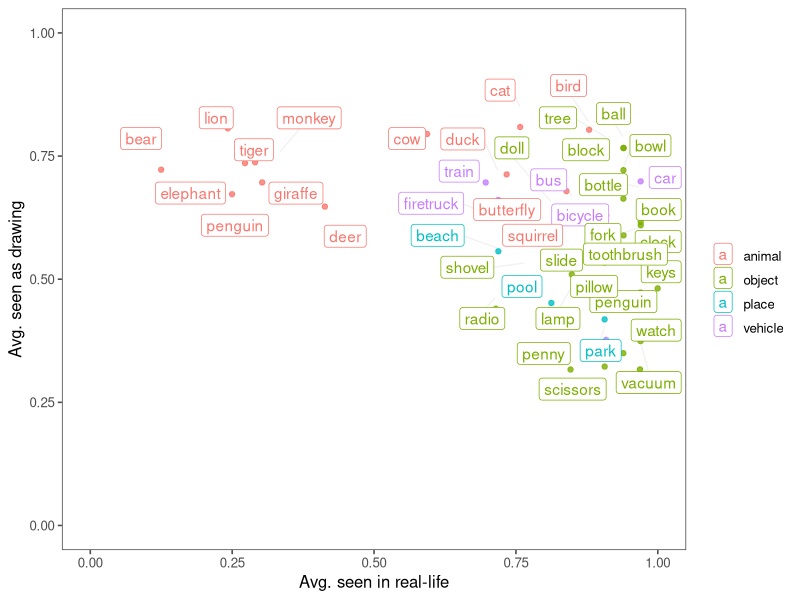
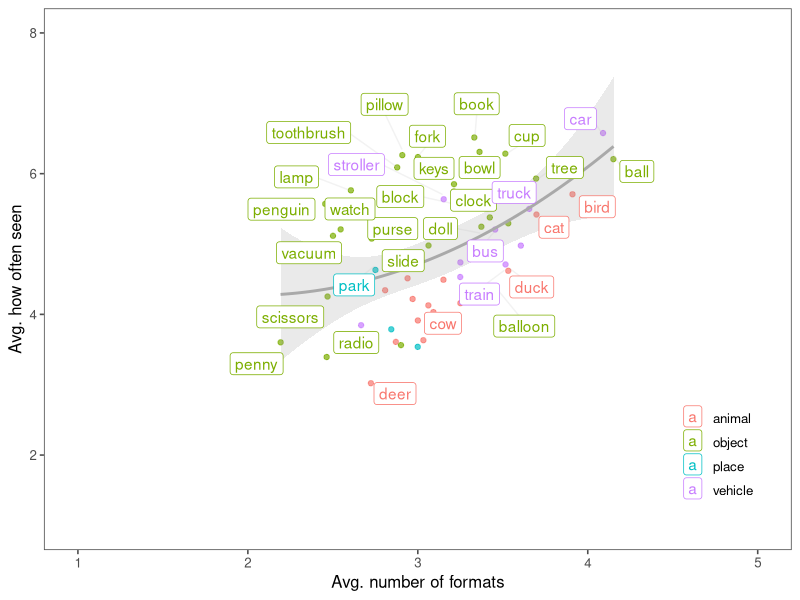
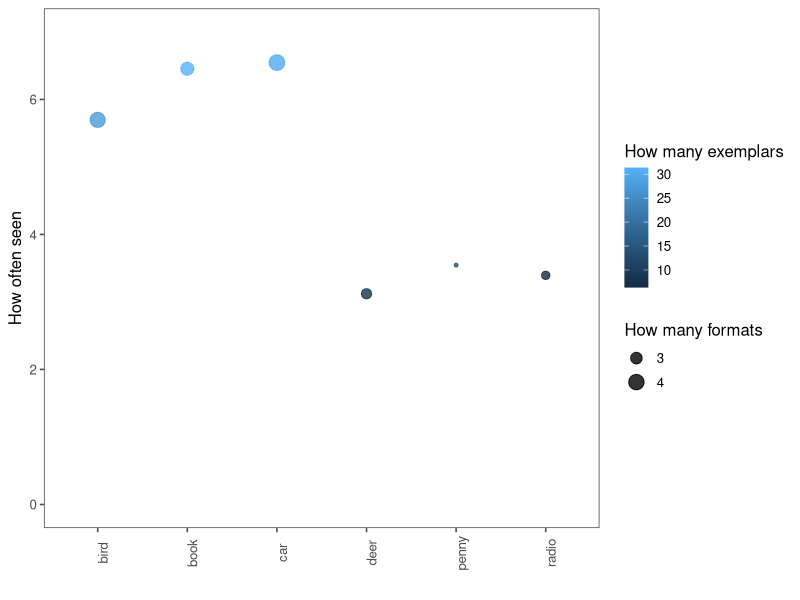
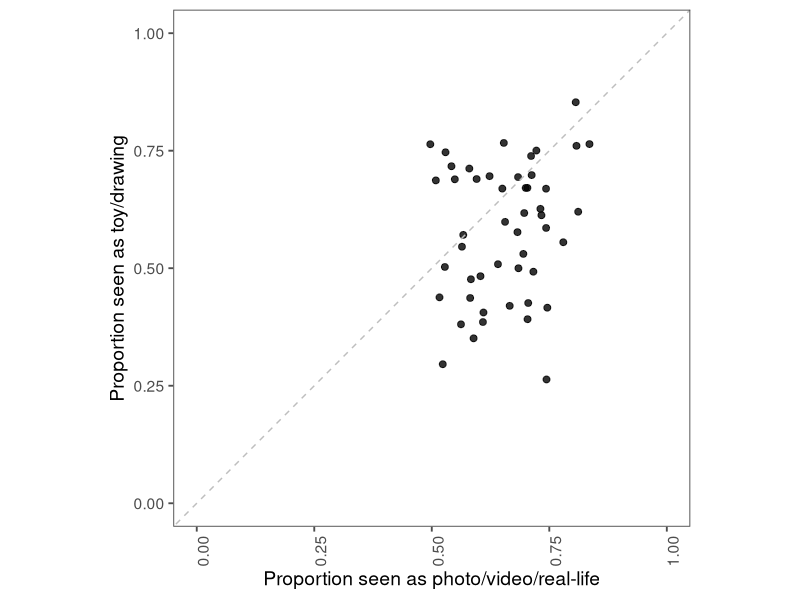
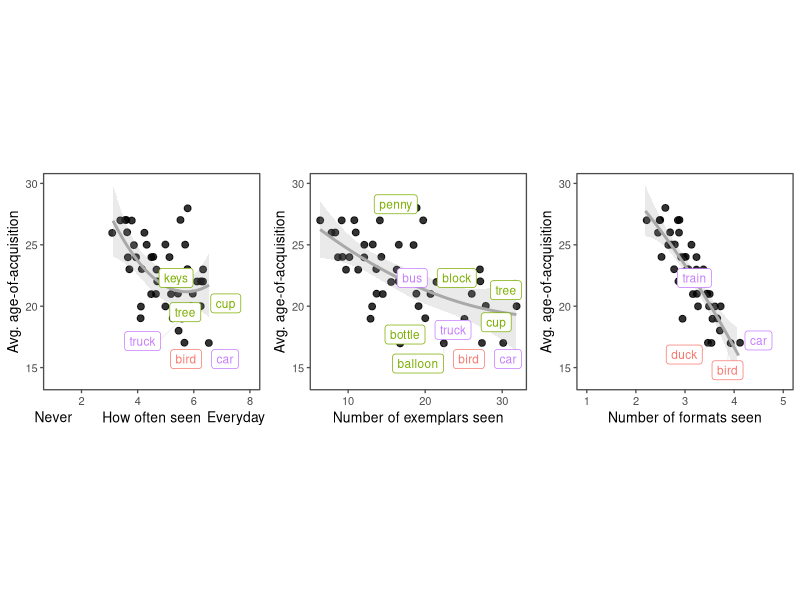
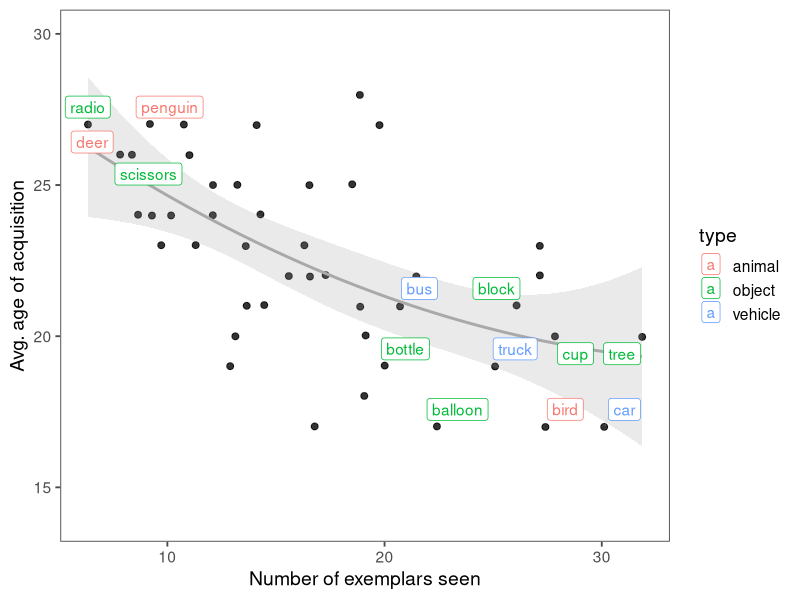
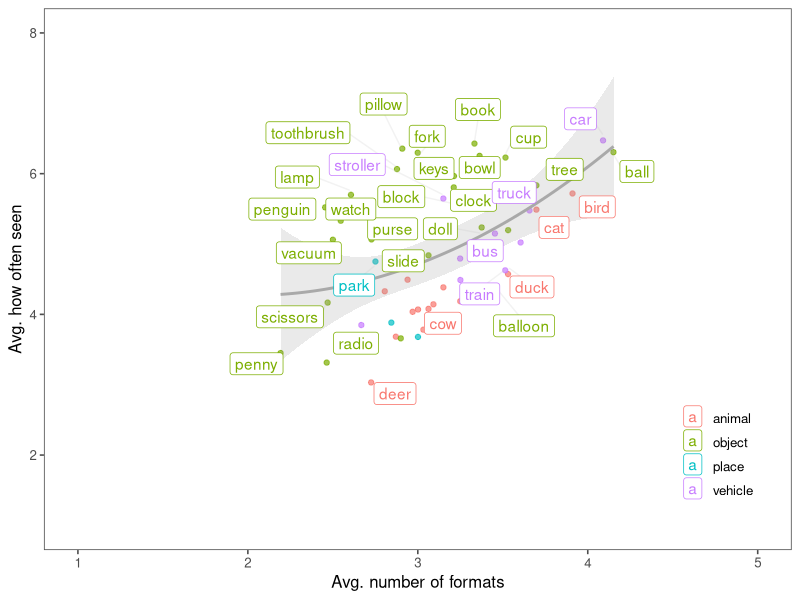
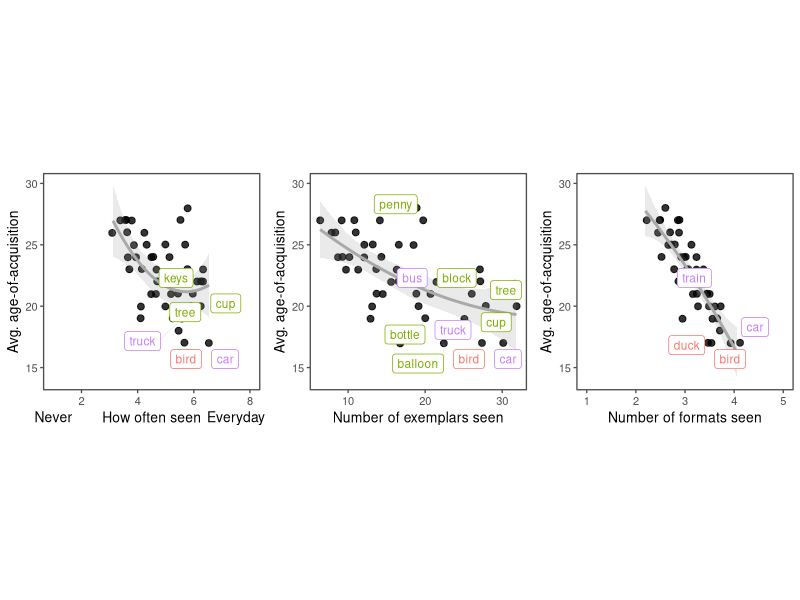

Here is the R script that generated these plots, in order:
## ---- chunk 1
library(tidyverse)
library(here)
library(ggthemes)
library(knitr)
library(egg)
library(assertthat)
## ---- chunk 2
raw_data = read_csv(here('data','vedi_pilot','Visual Experience Development Survey_March 30, 2021_17.49.csv'))

## ---- chunk 3
meta <- read_csv(here::here('data/vedi_pilot/category_metadata.csv')) %>%
  as_tibble()
## ---- chunk 4
aoa <- read_csv(here::here('data/vedi_pilot/VEDI_AoAs.csv')) %>%
  as_tibble() %>%
  select(aoa, definition) %>%
  rename(category = definition)
## ---- chunk 5
question_names <- raw_data %>%
  select(contains('_Q')) %>%
  filter(row_number()==1)  

question_type <- question_names %>%
  gather(key = question_id, value = question_text) %>%
  mutate(question_type = case_when(str_detect(question_text,'How often has your child seen') ~ "how_often",
                                   str_detect(question_text,'In what formats has your child seen')  ~ "different_formats", 
                                   str_detect(question_text,'How many different')  ~ "how_many")) %>%
  mutate(category = str_split_fixed(question_text,' -',2)[,1]) %>%
  left_join(meta)

d <- raw_data %>%
  filter(DistributionChannel != 'preview') %>% # not preview
  filter(Finished == 'True') %>%
  filter(Q8 == "Yes") %>% # positive consent
  mutate(childs_age = Q16) %>%
  select(childs_age, ResponseId,contains('_Q')) %>%
  gather(key = question_id, value = response, -childs_age, -ResponseId) %>%
  left_join(question_type, by = c("question_id")) %>%
  select(-category) %>%
  rename(category = category_short)
## ---- chunk 6
assertthat::assert_that(sum(is.na(d$category))==0)
## ---- chunk 7
how_often_summary <- d %>%
  filter(question_type == 'how_often') %>%
  filter(!is.na(response)) %>%
  mutate(how_often_numeric= case_when(response == 'Never' ~ 0, 
                                      response == 'Once or twice' ~ 1, 
                                      response == 'A few times' ~ 2, 
                                      response == 'Every few months' ~ 3, 
                                      response == 'Monthly' ~ 4, 
                                      response == 'Weekly' ~ 5, 
                                      response == 'Daily' ~ 6, 
                                      response == 'Multiple times a day' ~ 7
                                      )) %>%
  group_by(category, type) %>%
  dplyr::summarize(how_often_avg = mean(how_often_numeric)) 
## ---- chunk 8
how_many_summary <- d %>%
  filter(question_type == 'how_many') %>%
  filter(!is.na(response)) %>%
  mutate(how_many_numeric= case_when(response == '0' ~ 0, 
                                      response == '1' ~ 1, 
                                      response == '2' ~ 2, 
                                      response == '<5' ~ 3, 
                                      response == '<10' ~ 7.5, 
                                      response == '<25' ~ 17.5, 
                                      response == '25 or more' ~ 40
                                      )) %>%
  group_by(category,type) %>%
  dplyr::summarize(how_many_avg = mean(how_many_numeric)) 

## ---- chunk 9
formats <- d %>%
  filter(question_type == 'different_formats') %>%
  filter(!is.na(response)) %>%
  mutate(seen_drawing = str_detect(response,'A drawing')) %>%
  mutate(seen_toy = str_detect(response,'A toy')) %>%
  mutate(seen_photo = str_detect(response,'A photo')) %>%
  mutate(seen_video = str_detect(response,'A video')) %>%
  mutate(seen_life = str_detect(response,'In real life')) 

diff_formats_summary <- formats %>%
  group_by(category) %>%
  summarize(seen_toy_avg = mean(seen_toy), seen_drawing_avg = mean(seen_drawing), seen_photo_avg = mean(seen_photo), seen_video_avg = mean(seen_video), seen_real_life_avg = mean(seen_life)) %>%
  ungroup() %>%
  mutate(categories = fct_reorder(category, seen_real_life_avg, .desc=TRUE))
  
format_count <- formats %>%
  group_by(ResponseId, category, type) %>%
  summarize(count_formats = sum(seen_drawing + seen_toy + seen_photo + seen_video + seen_life)) %>%
  group_by(category, type) %>%
  summarize(avg_num_formats = mean(count_formats))
## ---- chunk 10
real_life_by_cat <- formats %>%
  group_by(category, type) %>%
  summarize(avg_real_life = mean(seen_life), avg_seen_drawing = mean(seen_drawing)) 

often_by_cat <- how_often_summary %>%
  group_by(category, type) %>%
  summarize(how_often = mean(how_often_avg)) %>%
  left_join(real_life_by_cat)

ggplot(often_by_cat, aes(x=avg_real_life, y=avg_seen_drawing, color=type, label=category)) + 
  geom_jitter(height=.1, alpha=.8) +
  theme_few(base_size=12) +
  ylim(0,1) +
  xlim(0,1) +
  xlab('Avg. seen in real-life') +
  ylab('Avg. seen as drawing') +
  scale_color_discrete(name="") +
  ggrepel::geom_label_repel(segment.colour="grey", segment.alpha =.2) 

  # scale_size_continuous(name='How often seen', range=c(1,8))

## ---- chunk 11
experience_raw <- how_often_summary %>%
  left_join(format_count) %>% 
  left_join(how_many_summary) %>%
  mutate(category = fct_reorder(category, how_often_avg, .desc=TRUE)) 
  
experience_summary <- experience_raw %>%
  distinct(category,type, avg_num_formats, how_often_avg, how_many_avg) 
## ---- chunk 12
# couldn't get axis labels working
# library(grid)
# text_high <- textGrob("Everday", gp=gpar(fontsize=11))
# text_low <- textGrob("Never", gp=gpar(fontsize=11))

ggplot(experience_summary, aes(x=avg_num_formats, y=how_often_avg, color=type, label=category)) + 
  geom_jitter(height=.1, alpha=.7) +
  theme_few() + 
  ylab('Avg. how often seen') +
  ylim(1,8) +
  xlim(1,5) +
  xlab('Avg. number of formats') +
  geom_smooth(span=10, alpha=.2, color='dark grey') +
  ggrepel::geom_label_repel(segment.colour="grey", segment.alpha =.2) +
  # annotation_custom(text_high,xmin=1,xmax=.5,ymin=7,ymax=7) +
  # annotation_custom(text_low,xmin=1,xmax=.5,ymin=1,ymax=1) +
  scale_color_discrete(name='') +
  theme(legend.position = c(.9, .2))
  coord_cartesian(clip = "off")

ggsave('vedi_pilot_plot.png')

## ---- chunk 13
categories_to_show = c('bird','penny','radio','deer','car','book')
ggplot(experience_summary %>% filter(category %in% categories_to_show), aes(x=category, y=how_often_avg, col=how_many_avg, size=avg_num_formats)) + 
  geom_point(height=.1, alpha=.8) +
  theme_few() + 
  theme(axis.text.x = element_text(angle = 90)) +
  ylim(0,7) +
  ylab('How often seen') +
  scale_color_continuous(name = 'How many exemplars') + 
  xlab('') +
  scale_size_continuous(name = 'How many formats', range = range(1,5), breaks = seq(1,5,1)) 
## ---- chunk 14
formats_compiled <- diff_formats_summary  %>%
  group_by(category) %>%
  mutate(toy_or_drawing = sum(seen_toy_avg + seen_drawing_avg)/2, video_or_photo = sum(seen_photo_avg +  seen_video_avg + seen_real_life_avg)/3) %>%
  mutate(diff = toy_or_drawing - video_or_photo) %>%
  arrange((diff))
## ---- chunk 15
ggplot(formats_compiled, aes(x=video_or_photo, y=toy_or_drawing)) +
  geom_jitter(height=.03, width=.03, alpha=.8, size=2) +
  theme_few(base_size=14) + 
  ylim(0,1) +
  xlim(0,1) + 
  theme(axis.text.x = element_text(angle = 90)) +
  ylab('Proportion seen as toy/drawing') +
  xlab('Proportion seen as photo/video/real-life')  +
  geom_abline(intercept=0, slope=1, color='grey', linetype='dashed') +
  theme(aspect.ratio = 1)

## ---- chunk 16
experience_by_aoa <- experience_summary %>%
  left_join(aoa) %>%
  filter(!is.na(aoa))
  
## ---- chunk 17
cor.test(experience_by_aoa$avg_num_formats, experience_by_aoa$aoa)
cor.test(experience_by_aoa$how_often_avg, experience_by_aoa$aoa)
cor.test(experience_by_aoa$how_many_avg, experience_by_aoa$aoa)
## ---- chunk 18
library(grid)
base_size_print=10
label_size=3

empty <- textGrob("", gp=gpar(fontsize=base_size_print))
text_low <- textGrob("Never", gp=gpar(fontsize=base_size_print))
text_high <- textGrob("Everyday", gp=gpar(fontsize=base_size_print))

p1 = ggplot(experience_by_aoa, aes(x=how_often_avg, y=aoa, label=category)) +
  geom_jitter(height=.03, width=.03, alpha=.8, size=2) +
  theme_few(base_size=base_size_print) +
  geom_smooth(span=10, alpha=.2, color='dark grey') +
    ggrepel::geom_label_repel(data = experience_by_aoa %>% filter( (aoa>25 & how_often_avg<4) | (aoa<22 & how_often_avg>5.5)),segment.colour="grey", segment.alpha =.2, aes(color=type), size = label_size) +
  ylim(14,30)+
  xlim(1,8) +
  annotation_custom(text_low,xmin=1,xmax=1,ymin=11,ymax=11) +
  annotation_custom(text_high,xmin=7.5,xmax=7.5,ymin=11,ymax=11) +
  xlab('How often seen') +
  ylab('Avg. age-of-acquisition') +
  theme(legend.position='none', aspect.ratio=1) +
  coord_cartesian(clip='off')

p2 = ggplot(experience_by_aoa, aes(x=avg_num_formats, y=aoa, label=category)) +
  geom_jitter(height=.03, width=.03, alpha=.8, size=2) +
  theme_few(base_size=base_size_print) +
    geom_smooth(span=10, alpha=.2, color='dark grey') +
  ggrepel::geom_label_repel(data = experience_by_aoa %>% filter( (aoa>25 & avg_num_formats<3) | (aoa<22 & avg_num_formats>3.5)),segment.colour="grey", segment.alpha =.2, aes(color=type), size = label_size) +
  ylim(14,30)+
  xlim(1,5) +
  xlab('Number of formats seen') +
  ylab('Avg. age-of-acquisition') +      annotation_custom(empty,xmin=8,xmax=8,ymin=11,ymax=11) +
  theme(legend.position ='none', aspect.ratio=1) +
  scale_color_discrete(name="Category type")  +
  coord_cartesian(clip='off')

p3 = ggplot(experience_by_aoa, aes(x=how_many_avg, y=aoa, label=category)) +
  geom_jitter(height=.03, width=.03, alpha=.8, size=2) +
  theme_few(base_size=base_size_print) +
  geom_smooth(span=10, alpha=.2, color='dark grey') +
  ggrepel::geom_label_repel(data = experience_by_aoa %>% filter( (aoa>24 & how_many_avg<15) | (aoa<22 & how_many_avg>20)),segment.colour="grey", segment.alpha =.2, aes(color=type), size = label_size) +
  ylim(14,30) +
  xlab('Number of exemplars seen') +
  ylab('Avg. age of acquisition') +
  ylab('Avg. age-of-acquisition') +           
  annotation_custom(empty,xmin=8,xmax=8,ymin=11,ymax=11) +
  theme(legend.position='none', aspect.ratio=1)  +
  coord_cartesian(clip='off')
## ---- chunk 19

arranged <- ggarrange(p1,p3,p2, nrow=1) 
ggsave(file='vedi_pilot_nsf_figure.pdf', arranged, width=8.5, height=3)



## ---- chunk 20
long_form <- experience_by_aoa %>% 
  pivot_longer(cols = -c(category,type), names_to="measure", values_to="average")


ggplot(experience_by_aoa, aes(x=how_many_avg, y=aoa, label=category)) +
  geom_jitter(height=.03, width=.03, alpha=.8, size=2) +
  theme_few(base_size=14) +
  geom_smooth(span=10, alpha=.2, color='dark grey') +
  ggrepel::geom_label_repel(data = experience_by_aoa %>% filter( (aoa>25 & how_many_avg<10) | (aoa<22 & how_many_avg>20)),segment.colour="grey", segment.alpha =.2, aes(color=type)) +
  ylim(14,30) +
  xlab('Number of exemplars seen') +
  ylab('Avg. age of acquisition')
